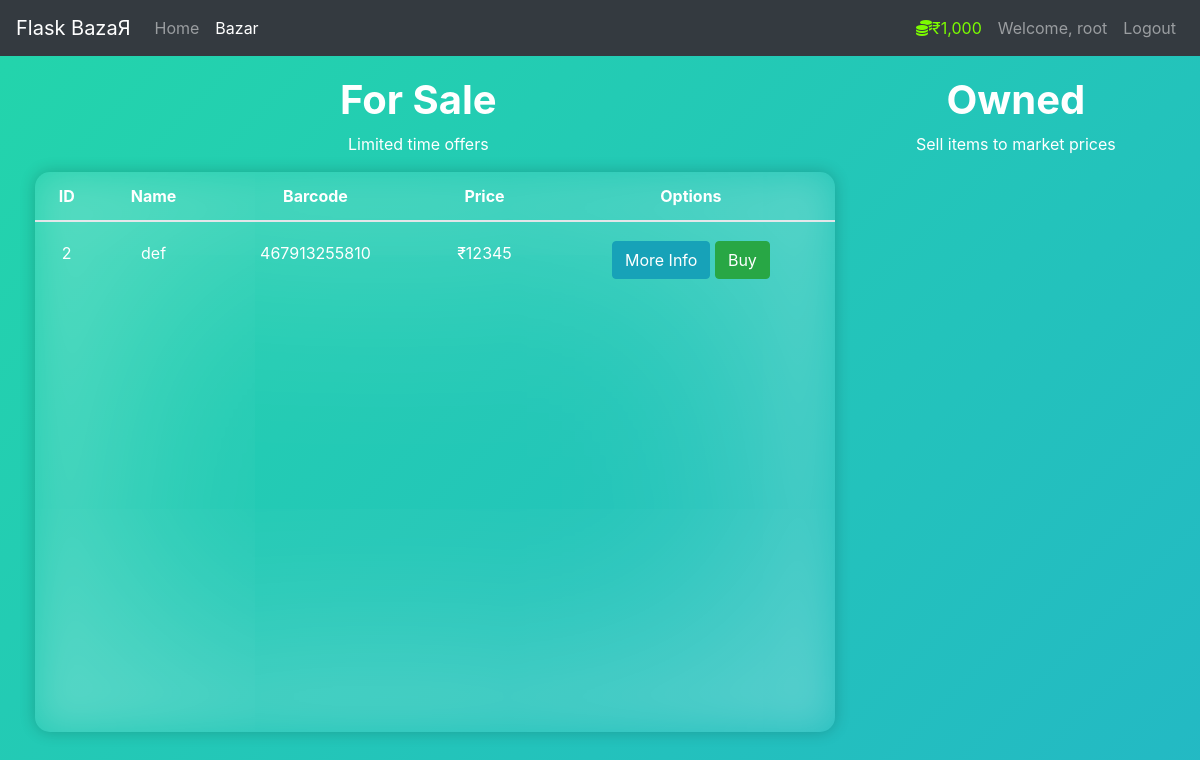
/market (signed in), run on an earlier commit of the app's database.
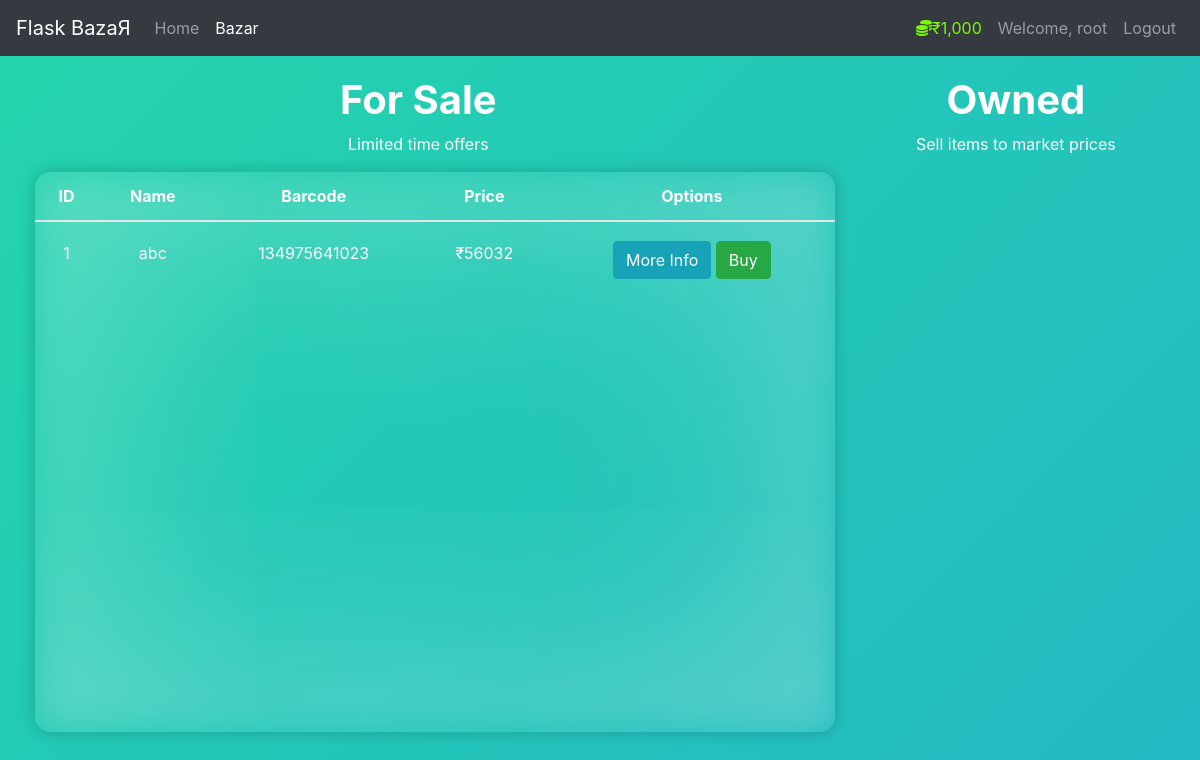
And on a later commit of the database.
### market/model.py (models this page shows, shortened)
class User(db.Model, UserMixin):
    id = db.Column(db.Integer(), primary_key=True)
    username = db.Column(db.String(length=24), nullable=False, unique=True)
    email = db.Column(db.String(length=70), nullable=False, unique=True)
    hash_password = db.Column(db.String(length=60), nullable=False)
    budget = db.Column(db.Integer(), nullable=False, default=100000)
    items = db.relationship('Item', backref='owned_user', lazy=True)
    @property
    def password(self):
        return self.password
    @property
    def format_budget(self):
        temp_lis = list(str(self.budget))
        start = 2
        if len(temp_lis)>3:
            if len(temp_lis)%2==0:
                start = 1
            inc = 0
            for i in range(start,len(temp_lis)-1,2):
                temp_lis.insert(i+inc,',')
                inc+=1
        return "₹"+"".join(temp_lis)

class Item(db.Model):
    id = db.Column(db.Integer(), primary_key=True)
    name = db.Column(db.String(length=30), nullable=False, unique=True)
    price = db.Column(db.Integer(), nullable=False)
    barcode = db.Column(db.String(length=12), nullable=False, unique=True)
    description = db.Column(db.String(length=1024),
                            nullable=False, unique=True)
    owner = db.Column(db.Integer(), db.ForeignKey('user.id'))

### market/routes.py (the view, shortened to what this page needs)
@app.route('/market',methods = ['GET','POST'])
@login_required
def market_page():
    selling_form =  SellItemForm()
    purchase_form = PurchaseItemForm()
    if request.method == 'GET':
        items = Item.query.filter_by(owner = None)
        owned_items = Item.query.filter_by(owner = current_user.id)
        return render_template('market.html', item = items , purchase_form = purchase_form , owned_items = owned_items ,selling_form = selling_form)

### market/model.py (called while the page is built)
@login_manager.user_loader
def load_user(user_id):
    return User.query.get(int(user_id))

### market/templates/market.html (shortened to what this page needs)
{% extends 'layout.html' %}
{%set active_page = 'market'%}
{%block content %}
<div class="row" style="margin-top:20px; margin-left:20px;">
  <div class="col-8 text-center" style="color:white">
    <h1><b>For Sale</b></h2>
      <p>Limited time offers
      <table class="table borderless container overflow-hidden " style="color:white">
        <thead>
          <tr>
            <th scope="col">ID</th>
            <th scope="col">Name</th>
            <th scope="col">Barcode</th>
            <th scope="col">Price</th>
            <th scope="col">Options</th>
          </tr>
        </thead>
        <tbody>
          {% for i in item %}
          <tr>
            <td>{{i.id}}</td>
            <td>{{i.name}}</td>
            <td>{{i.barcode}}</td>
            <td>₹{{i.price}}</td>
            <td>
              <button class="btn btn-outline btn-info newstyle" data-toggle="modal" data-target="#Modal-MoreInfo-{{ i.id }}">More Info</button>
              <button class="btn btn-outline btn-success newstyle" data-toggle="modal" data-target="#Modal-PurchaseConfirm-{{ i.id }}">Buy</button>
            </td>
          </tr>
          {% endfor %}
        </tbody>
      </table>
  </div>
  <div class="col-4 text-center" style="color:white">
    <h1><b>Owned</b></h1>
    <p>Sell items to market prices</p>
  {% endblock %}

### market/templates/layout.html (shortened to what this page needs)
<!doctype html>
<html lang="en">
<head>
  <link rel="stylesheet" href="https://cdn.jsdelivr.net/npm/bootstrap@4.5.3/dist/css/bootstrap.min.css">
</head>
<body>
  <nav class="navbar navbar-expand-md navbar-dark bg-dark ">
    <a class="navbar-brand" href="{{url_for('homepage')}}">Flask BazaЯ</a>
    <div class="collapse navbar-collapse" id="navbarNav">
      <ul class="navbar-nav mr-auto">
        <li class="nav-item {{'active' if active_page == 'home'}}">
          <a class="nav-link" href="{{url_for('homepage')}}">Home <span class="sr-only">(current)</span></a>
        </li>
        <li class="nav-item {{'active' if active_page == 'market'}}">
          <a class="nav-link " href="{{url_for('market_page')}}">Bazar</a>
        </li>
      </ul>
      {% if current_user.is_authenticated %}
      <ul class="navbar-nav">
        <li class="nav-item">
          <a class="nav-link" style="color: lawngreen; font-weigth=bold">
            <i class="fas fa-coins"></i>{{ current_user.format_budget }}
          </a>
        </li>
        <li class="nav-item">
          <a class="nav-link">Welcome, {{current_user.username}}</a>
        </li>
        <li class="nav-item">
          <a class="nav-link" href="{{url_for('logout_page')}}">Logout</a>
        </li>
      </ul>
      {% endif %}
    </div>
  </nav>
  {% block content %}{% endblock %}
</body>
</html>

### market/templates/market.html (style rules this page uses)
.newstyle { position: relative; cursor: pointer; }
.container:before { position: absolute; top: 0; left: 0; right: 0; bottom: 0; box-shadow: inset 0 0 2000px rgba(255, 255, 255, .5); filter: blur(20px); content: ''; }
.container { top: 0; width: 50rem; height: 35rem; box-shadow: 0 0 1rem 0 rgba(0, 0, 0, .2); border-radius: 15px; position: relative; z-index: 1; background: inherit; overflow: hidden; }
.borderless td, .borderless th { border: none; }

### market/templates/layout.html (style rules this page uses)
html, body { max-width: 100%; height: 100%; overflow-x: hidden; background-attachment: fixed; }
body { background: linear-gradient(-45deg, #ee7752, #e73c7e, #23a6d5, #23d5ab); background-size: 500% 500%; animation: gradient 10s ease infinite; }

What changed in the data, as far as the page shows it:
no longer on this page (row edited): Item: id "2", name "def", barcode "467913255810", price "12345"
now on this page (row edited): Item: id "1", name "abc", barcode "134975641023", price "56032"
